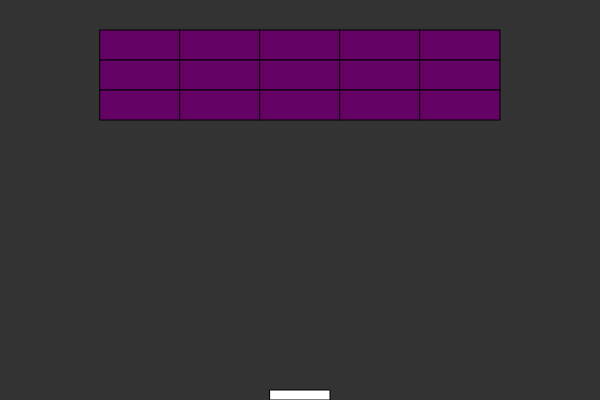
Frame 1 (no input)
Frame 60 (no input): identical to frame 1, image omitted
Frame 120 (the mouse pressed at the canvas centre since frame 60): identical to frame 1, image omitted

The p5.js sketch that drew this single still picture (run headless with seeded random() and noise() and a simulated clock; from frame 60 on, the mouse is pressed at the canvas centre):

// p5.js sketch
// ── sketch.js
var base;
var blocks = [];
var shoots = [];
var yPosition = 0;

function setup() {
	createCanvas(600, 400);
  base = new breackout();
	for(var i = 0; i <= 2; i++){
		blocks[i] = [];
		yPosition += 30;
		for(var j = 0; j <=4; j++){
			blocks[i][j] = new block(j*80+100, yPosition);
		}
	}
}

function draw() {
	background(51);
  base.show();
	for(var i = 0; i < shoots.length; i++){
		shoots[i].show();
		shoots[i].move();
	}
	for(var i = 0; i <= 2; i++){
		for(var j = 0; j <= 4; j++){
			blocks[i][j].show();
		}
	}
}



//function keyPressed(){
	/*if(keyCode === UP_ARROW){
		var shoot = new shooter(base.x + 30, height-20);
		shoots.push(shoot);
	}*/
	/*if(keyCode === RIGHT_ARROW){
		base.move(1);
	}else if(keyCode === LEFT_ARROW){
		base.move(-1);
	}
}*/

// ── block.js
function block(x, y){
	this.x = x;
	this.y = y;

	this.show = function(){;
		fill(100, 1, 100);
		rect(this.x, this.y, 80, 30)
	}
}

// ── breackout.js
function breackout(){
	this.x = width / 2 - 30;

	this.show = function(){
		fill(255);
		rect(this.x, height - 10, 60, 10)
	}

	this.move = function(dir){
		this.x += dir * 60;
	}
}

// ── shooter.js
function shooter(x, y){
	this.x = x;
	this.y = y;

	this.show = function(){
		fill(1, 0, 0);
		ellipse(this.x, this.y, 20, 20)
	}

	this.move = function(){
		this.y = this.y - 5;
	}
}
